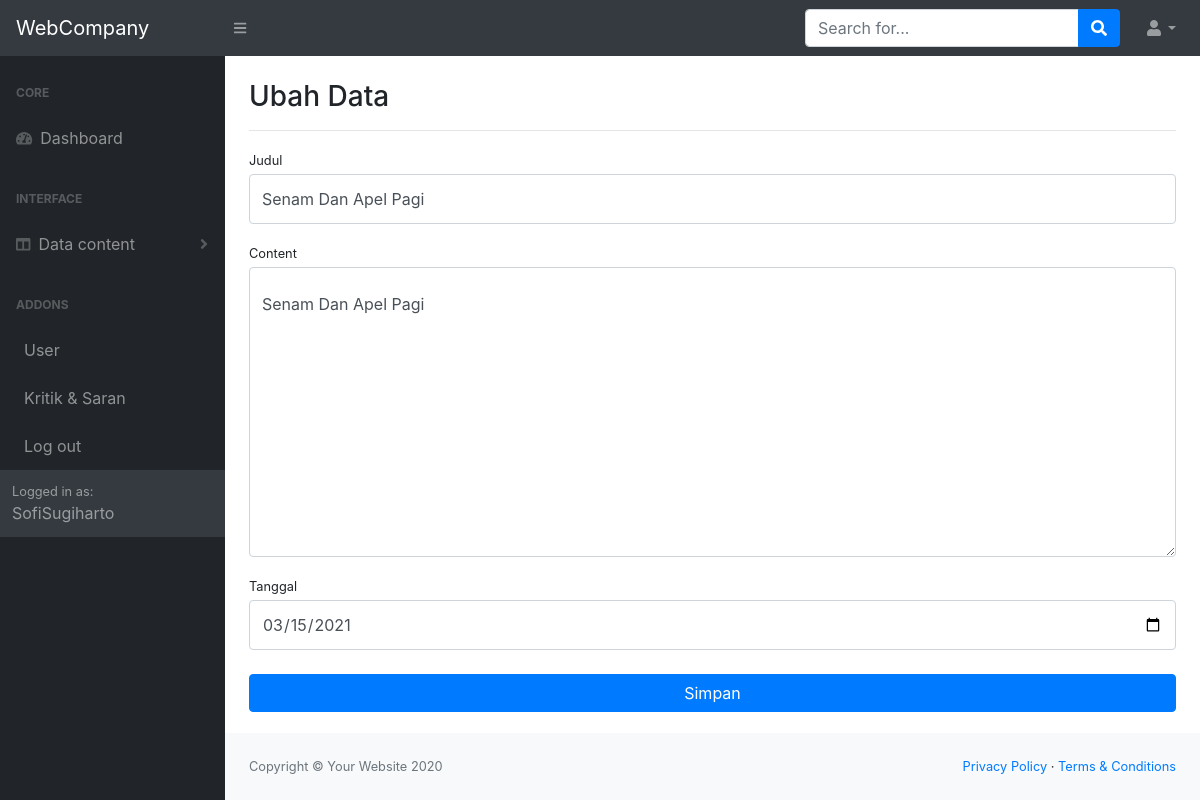
The app's page /admin/?hal=ubahagenda&id=7 (signed in) with its own data.
### tables this page shows
CREATE TABLE `agenda` (
  `id_agenda` int(11) NOT NULL,
  `judul_agenda` text NOT NULL,
  `content_agenda` text NOT NULL,
  `tanggal` date NOT NULL,
  `id_user` int(11) NOT NULL
);

### admin/pages/ubahagenda.php (the view, shortened to what this page needs)
<?php
    $id = $_GET['id'];
    $sql = "SELECT * FROM agenda WHERE id_agenda = '$id'";
    $q = mysqli_query($k,$sql);
    $r = mysqli_fetch_assoc($q);
?>
<h3 class="mt-4">Ubah Data</h3>
<hr>
<form method="post" action="">
            <div class="form-row">
                <div class="col-md-12">
                    <div class="form-group">
                        <label class="small mb-1" >Judul</label>
                        <input name="txtjudul"  value="<?=$r['judul_agenda']?>" class="form-control py-4" type="text" placeholder="Masukkan Judul" />
                    </div>
                </div>
            </div>
            <div class="form-group">
                <label class="small mb-1" >Content</label>
                <textarea name="txtcontent"  id="" cols="30" rows="10"class="form-control py-4"><?=$r['content_agenda']?></textarea>
            </div>
            <div class="form-group">
                <label class="small mb-1" >Tanggal</label>
                <input name="txttanggal"  value="<?=$r['tanggal']?>" class="form-control py-4" type="date" />
            </div>
            <div class="form-group mt-4 mb-0">
                <input type="submit" value="Simpan" name="simpan" class="btn btn-primary btn-block">
            </div>
</form>

### records on screen
agenda: txtjudul "Senam Dan Apel Pagi", txtcontent "Senam Dan Apel Pagi", txttanggal "03/15/2021"

### other values on screen
$_SESSION['namauser'] "SofiSugiharto"
